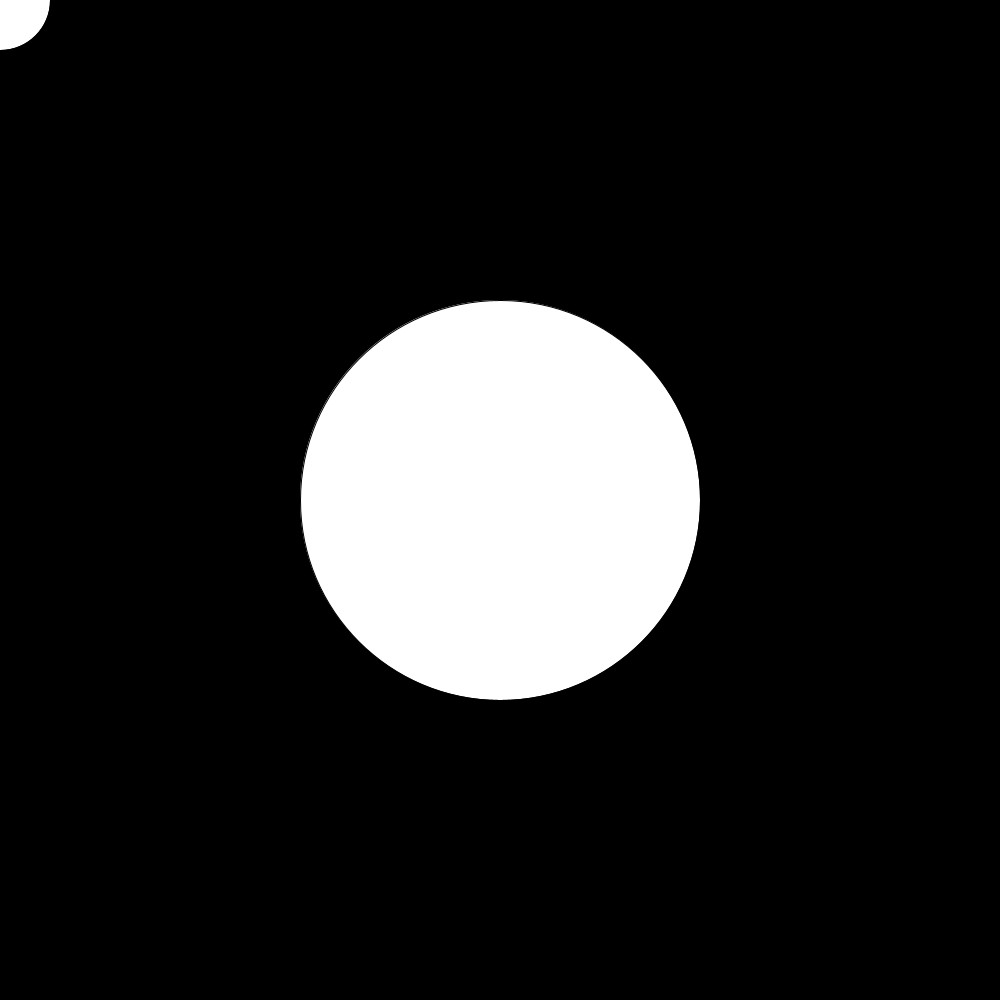
Frame 1 (no input)
Frame 60 (the mouse pressed at the canvas centre just before this capture): identical to frame 1, image omitted
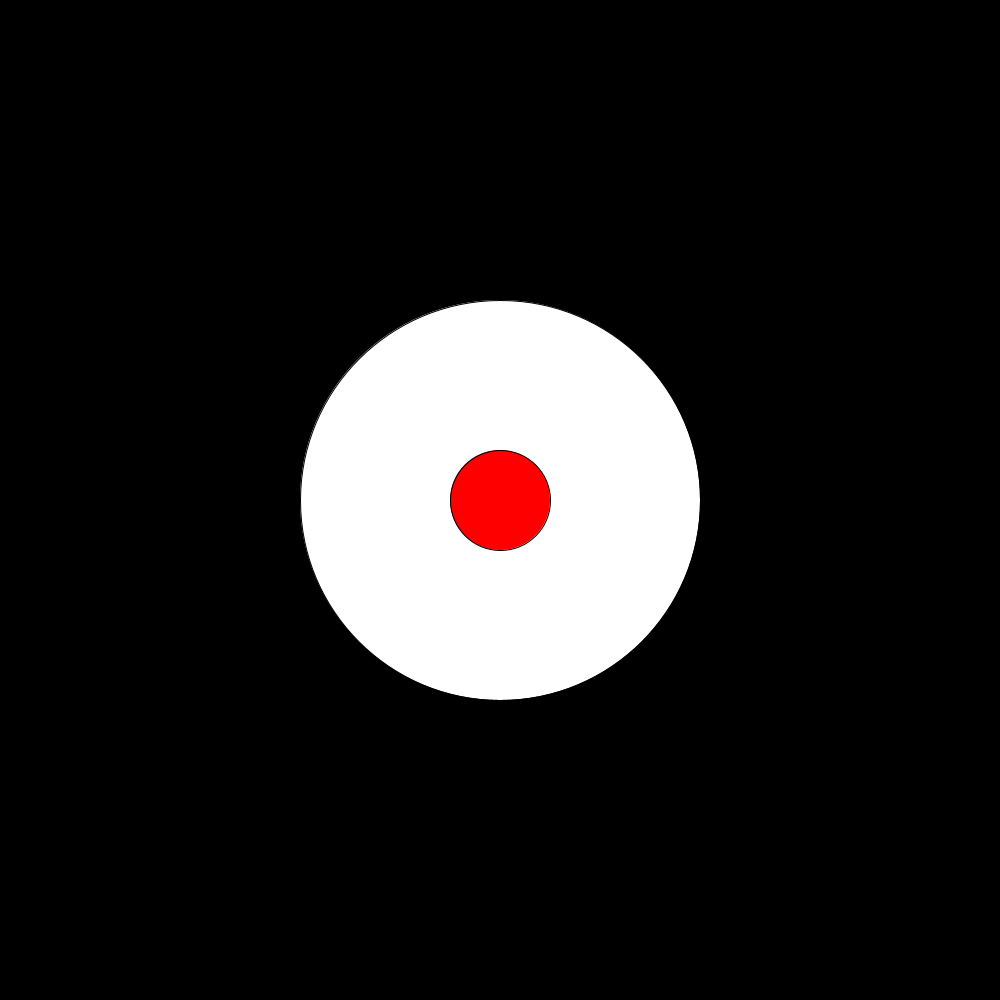
Frame 120 (the mouse held since frame 60 and released just before this capture)

The Processing sketch that drew these frames (run headless with seeded random() and noise(); from frame 60 on, the mouse is pressed at the canvas centre):

// Processing sketch: CollisionICE
// ── CollisionICE.pde
//true is circle, false is rectangular
boolean collision;
Box mouseBox;
Box centerBox;
Circle mouseCircle;
Circle centerCircle;

void setup()
{
  mouseBox= new Box(50, 50);
  centerBox= new Box(200, 200);
  centerBox.setPos(width/2, height/2);

  mouseCircle = new Circle(50);
  centerCircle = new Circle(200);
  centerCircle.setPos(width/2, height/2);

  size(1000, 1000);
  collision=true;
}
void draw()
{
  
  background(0);
  
  if(keyPressed)
  {
   collision=!collision; 
  }
  if (!collision)
  {
    mouseBox.setPos(mouseX, mouseY);
    centerBox.display();
    mouseBox.display();

    if (mouseBox.intersects(centerBox))
    {
      mouseBox.boxColor=color(255, 0, 0);
    } else
    {
      mouseBox.boxColor=color(255);
    }
  }
  if (collision)
  {
    mouseCircle.setPos(mouseX, mouseY);
    centerCircle.display();
    mouseCircle.display();

    if (mouseCircle.intersects(centerCircle))
    {
      mouseCircle.circleColor=color(255, 0, 0);
    } else
    {
      mouseCircle.circleColor=color(255);
    }
  }
 
 
}
// ── Box.pde
class Box
{
  int xPos;
  int yPos;
  int xLength;
  int yWidth;
  color boxColor;
  Box(int w, int h )
  {
    xPos=0;
    yPos=0;
    xLength=w;
    yWidth=h;
    boxColor=color(255);
  }

  void setPos(int x, int y)
  {
    xPos=x;
    yPos=y;
  }

  boolean intersects(Box b)
  {
    if (b.xPos < (xPos+xLength))
    {
      if ((b.xPos+b.xLength)>xPos)
      {
        if ( b.yPos<(yPos+yWidth))
        {
          if ((b.yPos+b.yWidth)>yPos)
          {
            return true;
          }
        }
      }
    }
    return false;
  }
  
  void display()
  {
   fill(boxColor);
   rect(xPos, yPos, xLength, yWidth);
  }
  
}
// ── Circle.pde
class Circle
{
  
  int radius;
  color circleColor;
  PVector position;  
  Circle(int r)
  {
    radius=r;
    position= new PVector(0,0);
    circleColor= color(255);
  }
  
  void setPos(int x, int y)
  {
    position.x=x;
    position.y=y;
  }
  
  boolean intersects(Circle b)
  {
    if(position.dist(b.position)<(b.radius+radius))
    {
      return true;
    }
    return false;
  }
  
  void display()
  {
    fill(circleColor);
    ellipseMode(RADIUS);
   ellipse(position.x, position.y, radius, radius); 
  }
 
}
